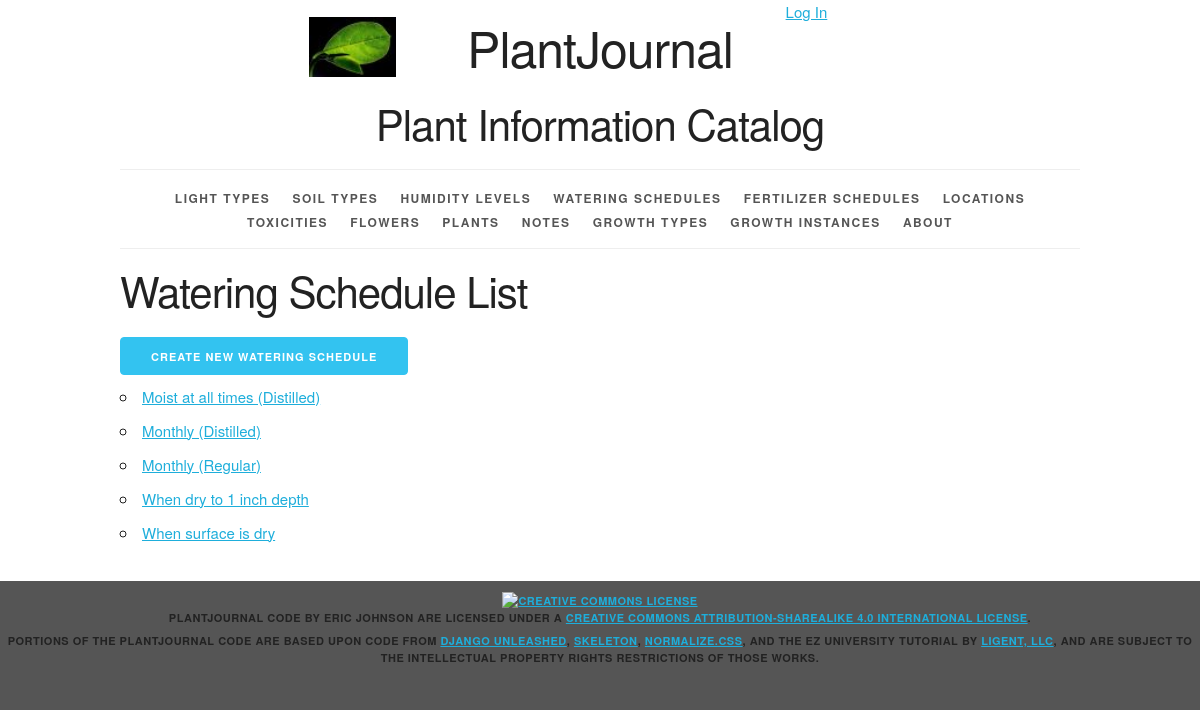
Page /water/ on the committed database.
### plantjournal/models.py (models this page shows, shortened)
class Water(models.Model):
    water_id = models.AutoField(primary_key=True)
    water_freq = models.CharField(max_length=45)
    water_type = models.CharField(max_length=45, blank=True, default='')
    def __str__(self):
        if self.water_type == '':
            return '%s' % self.water_freq
        else:
            return '%s (%s)' % (self.water_freq, self.water_type)
    def get_absolute_url(self):
        return reverse('plantjournal_water_detail_urlpattern',
                       kwargs={'pk': self.pk})
    class Meta:
        ordering = ['water_freq', 'water_type']
        unique_together = (('water_freq', 'water_type'),)

### plantjournal/views.py (the view)
class WaterList(PageLinksMixin, ListView):
    paginate_by = 20
    model = Water

### plantjournal/utils.py (called while the page is built)
    def first_page(self, page):
        if page.number > 1:
            return self._page_urls(1)
        return None

    def previous_page(self, page):
        if (page.has_previous()
                and page.number > 2):
            return self._page_urls(
                page.previous_page_number())
        return None

    def next_page(self, page):
        last_page = page.paginator.num_pages
        if (page.has_next()
                and page.number < last_page - 1):
            return self._page_urls(
                page.next_page_number())
        return None

    def last_page(self, page):
        last_page = page.paginator.num_pages
        if page.number < last_page:
            return self._page_urls(last_page)
        return None

    def get_context_data(self, **kwargs):
        context = super().get_context_data(
            **kwargs)
        page = context.get('page_obj')
        if page is not None:
            context.update({
                'first_page_url':
                    self.first_page(page),
                'previous_page_url':
                    self.previous_page(page),
                'next_page_url':
                    self.next_page(page),
                'last_page_url':
                    self.last_page(page),
            })
        return context

### plantjournal/templates/plantjournal/water_list.html (shortened to what this page needs)
{% extends 'plantjournal/base.html' %}
{% block content %}
    <h2>Watering Schedule List</h2>
    <div>
        <a href="{% url 'plantjournal_water_create_urlpattern' %}"
           class="button button-primary">
            Create New Watering Schedule
        </a>
    </div>
    <ul>
        {% for water in water_list %}
            <li>
                <a href="{{ water.get_absolute_url }}">{{ water }}</a>
            </li>
        {% empty %}
            <li><em>There are currently no watering schedules available.</em></li>
        {% endfor %}
    </ul>
{% endblock %}

### plantjournal/static/plantjournal/skeleton.css (style rules this page uses)
html { font-size: 62.5%; }
body { font-size: 1.5em; line-height: 1.6; font-weight: 400; font-family: "Raleway", "HelveticaNeue", "Helvetica Neue", Helvetica, Arial, sans-serif; color: #222; }
h1, h2, h3, h4, h5, h6 { margin-top: 0; margin-bottom: 2rem; font-weight: 300; }
h2 { font-size: 3.6rem; line-height: 1.25; letter-spacing: -.1rem; }
@media (min-width: 550px) { h2 { font-size: 4.2rem; } }
a { color: #1EAEDB; }
.button, button, input[type="submit"], input[type="reset"], input[type="button"] { display: inline-block; height: 38px; padding: 0 30px; color: #555; text-align: center; font-size: 11px; font-weight: 600; line-height: 38px; letter-spacing: .1rem; text-transform: uppercase; text-decoration: none; white-space: nowrap; background-color: transparent; border-radius: 4px; border: 1px solid #bbb; cursor: pointer; box-sizing: border-box; }
.button.button-primary, button.button-primary, input[type="submit"].button-primary, input[type="reset"].button-primary, input[type="button"].button-primary { color: #FFF; background-color: #33C3F0; border-color: #33C3F0; }
ul { list-style: circle inside; }
ol, ul { padding-left: 0; margin-top: 0; }
li { margin-bottom: 1rem; }
button, .button { margin-bottom: 1rem; }
pre, blockquote, dl, figure, table, p, ul, ol, form { margin-bottom: 2.5rem; }

### plantjournal/static/plantjournal/style.css (style rules this page uses)
html { height: 100%; background-color: #555; }
body { background-color: white; }

### rows in the picture
Water: water_type+water_freq "Moist at all times (Distilled)"
Water: water_type+water_freq "Monthly (Distilled)"
Water: water_type+water_freq "Monthly (Regular)"
Water: water_type+water_freq "When dry to 1 inch depth"
Water: water_type+water_freq "When surface is dry"
